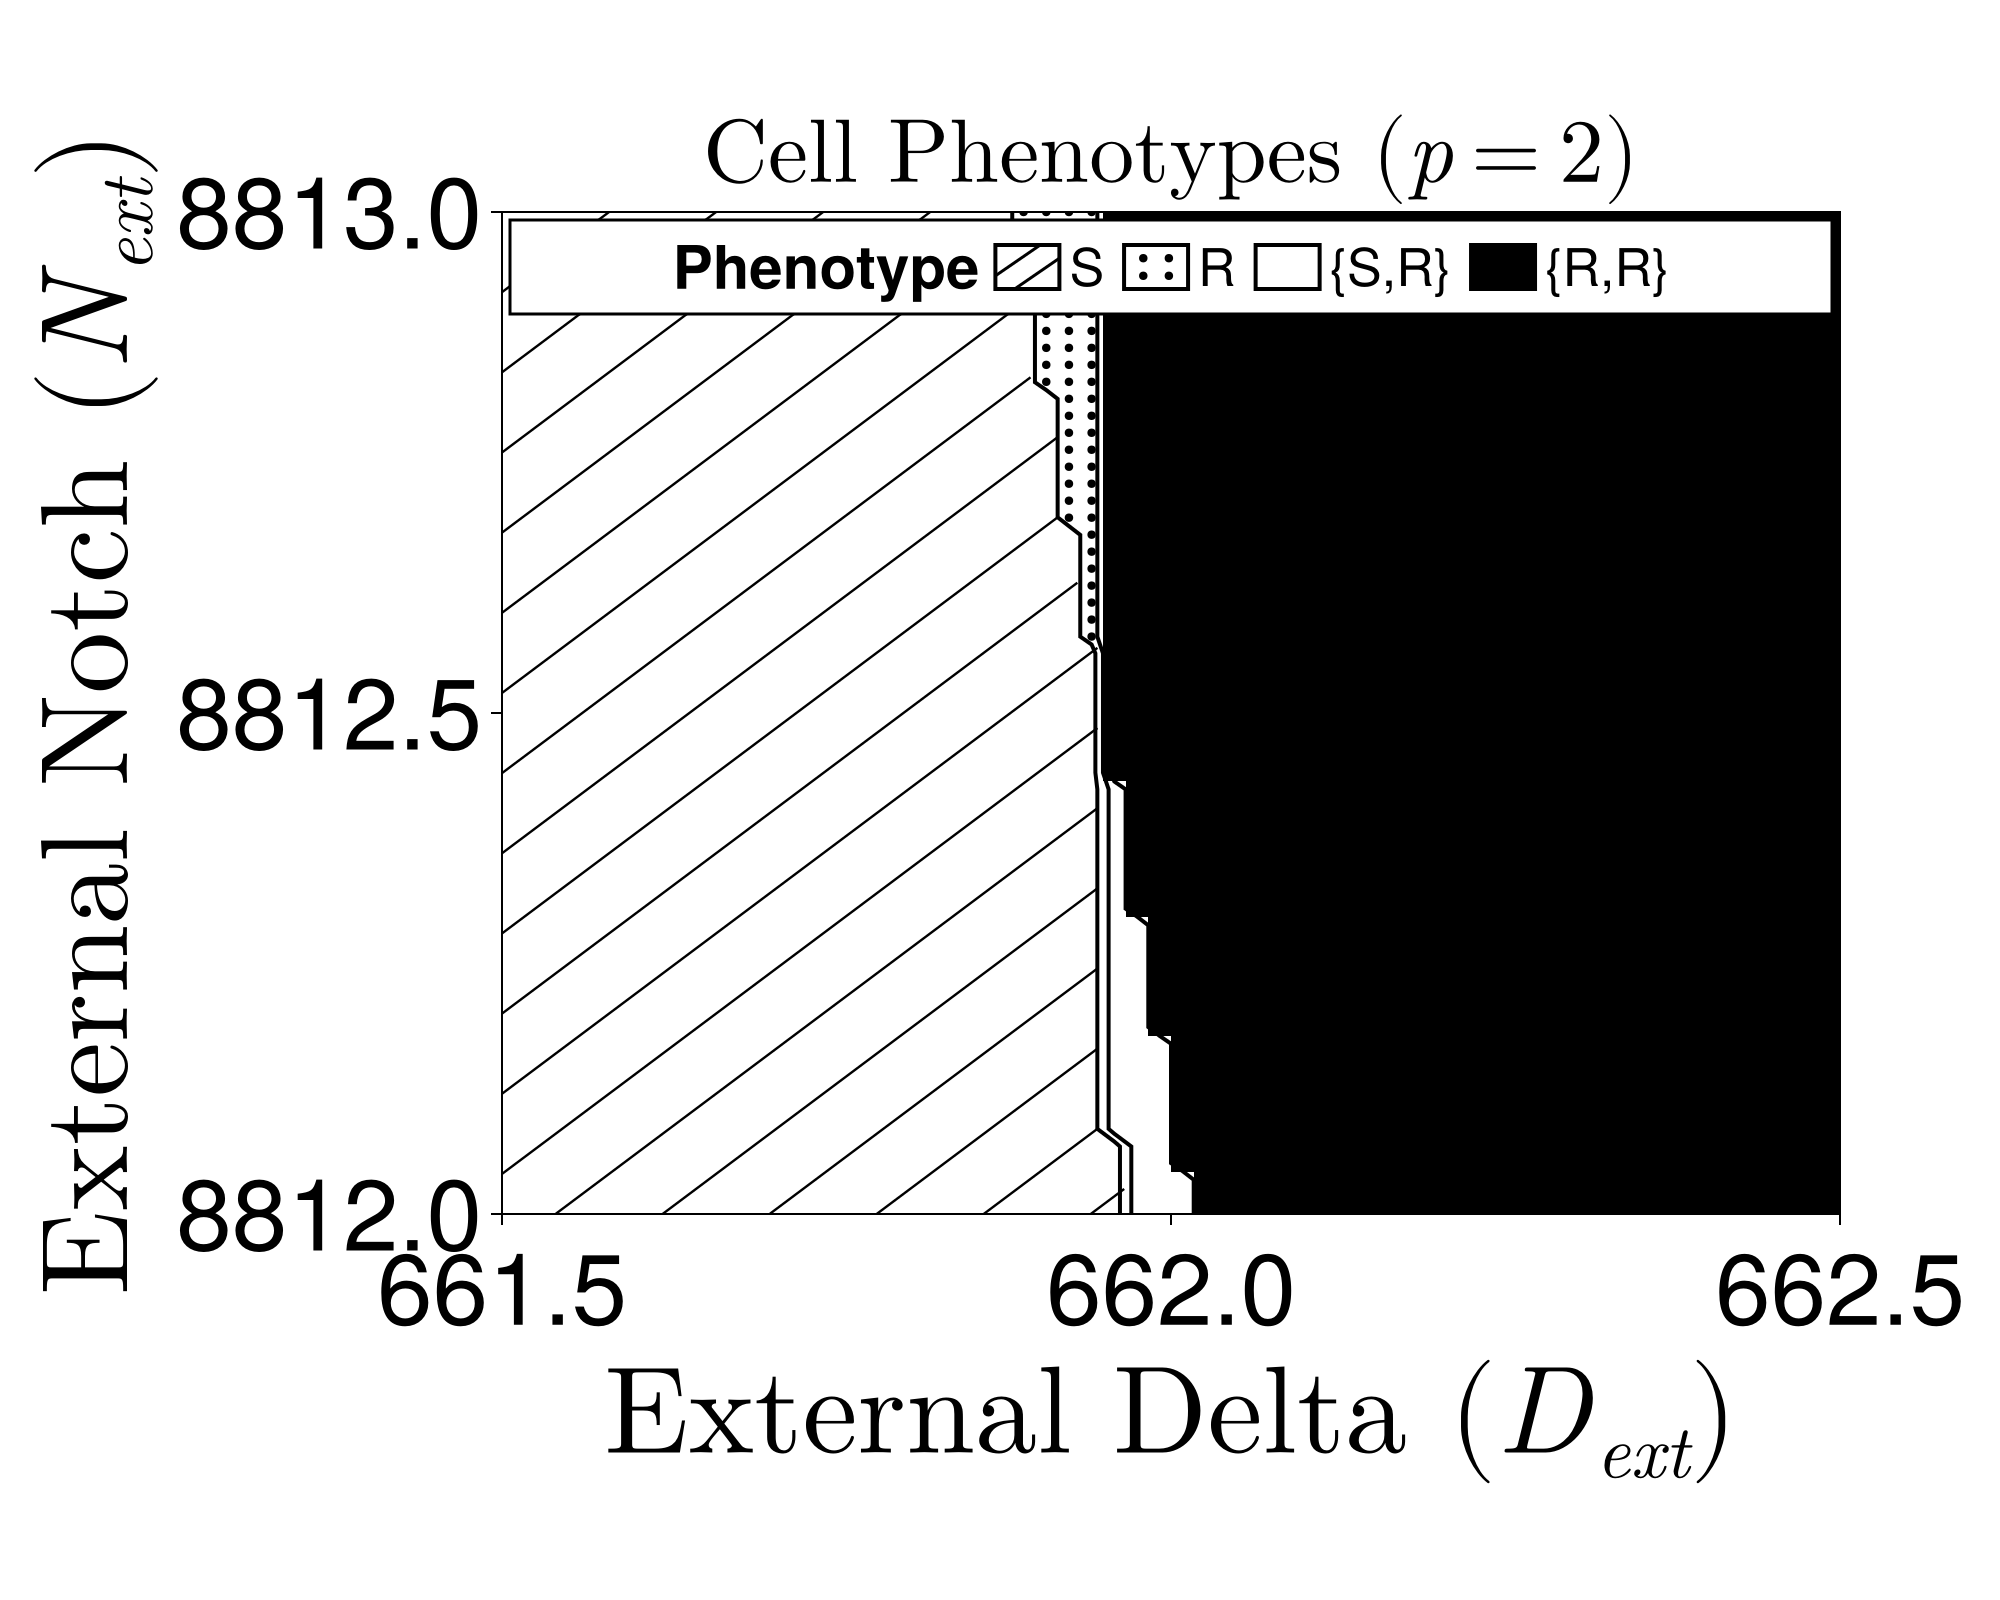

Julia code for this plot:
# Julia code for generating a BLACK-AND-WHITE zoom-in of the phenotype
# diagram near the quadruple point (p = 2) for the model in Boareto et al
# 2015 PNAS.
# Color-blind-safe rendering using patterns instead of color:
#
#   S       -> diagonal "/" hatch lines (continuous, broken at boundaries)
#   R       -> small filled dots
#   {S,R}   -> empty (pure white)
#   {R,R}   -> solid black fill
#   {S,S}   -> "X" marks  (very rare in this zoom; safety net)
#
# Yuxin Liang, Ling Xue, Kun Zhao, Xiaoming Zheng

using CairoMakie
using LaTeXStrings
using Roots
_t_start = time()   # --- start runtime timer ---

# --- 1. Parameters ---
const p = 2
const γ = 0.1
const γI = 0.5
const kC = 5e-4
const kT = 5e-5
const βN = 500.0
const βD = 1000.0
const I0 = 200.0

const N0, D0 = βN / γ, βD / γ
const K_const = (βN * kT) / (I0 * γI * γ)
const αd, αn = (kC * βD) / (γ^2), (kC * βN) / (γ^2)

# --- 2. Robust Classification ---
function get_phenotype(Dext::Float64, Next::Float64)
    bi = K_const * Dext
    bd = (kT * Dext / γ) + 1.0
    bn = (kT * Next / γ) + 1.0
    f(N) = (2.0 - (1.0/(1.0 + (bi*N)^p))) -
           (αd*N*( (1.0/(1.0 + (bi*N)^p)) / (αn*N + bn) ) + bd*N)
    roots = Float64[]
    test_range = range(1e-9, 2.1, length=300)
    for i in 1:(length(test_range)-1)
        try
            if f(test_range[i]) * f(test_range[i+1]) < 0
                push!(roots, find_zero(f, (test_range[i], test_range[i+1])))
            end
        catch; continue; end
    end
    stable_roots = length(roots) >= 3 ? [roots[1], roots[end]] :
                   (length(roots) > 0 ? [roots[1]] : Float64[])
    if isempty(stable_roots); return 0.0; end
    states = Symbol[]
    for nr in stable_roots
        H = 1.0 / (1.0 + (bi * nr)^p)
        dr = H / (αn * nr + bn)
        push!(states, (nr * N0 > dr * D0) ? :R : :S)
    end
    if length(states) == 1
        return states[1] == :S ? 0.0 : 1.0
    else
        if all(s -> s == :R, states); return 3.0
        elseif all(s -> s == :S, states); return 4.0
        else; return 2.0; end
    end
end

# --- 3. Compute classification grid (linear zoom near the quadruple point) ---
res = 60
d_min, d_max = 661.5, 662.5
n_min, n_max = 8812.0, 8813.0
d_vals = collect(range(d_min, d_max, length=res))
n_vals = collect(range(n_min, n_max, length=res))
grid_data = zeros(Float64, length(n_vals), length(d_vals))

println("Calculating...")
for i in 1:length(n_vals), j in 1:length(d_vals)
    grid_data[i, j] = get_phenotype(d_vals[j], n_vals[i])
end

# --- 4. Build the base layer: white everywhere, black for {R,R} ---
base_grid = ones(Float64, size(grid_data))
for k in eachindex(grid_data)
    if grid_data[k] == 3.0          # {R,R}
        base_grid[k] = 0.0
    end
end

# --- 5. Plotting ---
println("Plotting...")
begin
    fig = Figure(size = (1000, 800), fontsize = 30, figure_padding = (15, 80, 15, 15))
    gl = fig[1, 1] = GridLayout()

    ax = Axis(gl[1, 1],
              title = L"\text{Cell Phenotypes } (p=%$p)",
              titlesize = 45,
              xlabel = L"\text{External Delta } (D_{ext})",
              ylabel = L"\text{External Notch } (N_{ext})",
              xlabelsize = 62,
              ylabelsize = 62,
              xticklabelsize = 50,
              yticklabelsize = 50,
              xscale = identity,
              yscale = identity,
              aspect = 4/3)

    CairoMakie.xlims!(ax, d_min, d_max)
    CairoMakie.ylims!(ax, n_min, n_max)

    # Base layer: black for {R,R}, white for everything else
    CairoMakie.heatmap!(ax, d_vals, n_vals, base_grid',
        colormap = [:black, :white], colorrange = (0, 1),
        interpolate = false)

    # ---- Helper: region lookup in linear coords ----
    in_plot(d, n) = d_min <= d <= d_max && n_min <= n <= n_max
    function region_at(d, n)
        if !in_plot(d, n); return -1.0; end
        d_idx = clamp(round(Int,
            (d - d_min) / (d_max - d_min) * (res - 1) + 1), 1, res)
        n_idx = clamp(round(Int,
            (n - n_min) / (n_max - n_min) * (res - 1) + 1), 1, res)
        return grid_data[n_idx, d_idx]
    end

    # ---- Continuous diagonal hatch lines in the S region ----
    # In the linear (D, N) zoom (each axis spans 1 unit) we use
    # N = D + c with slope 1, evenly spaced and clipped to the S region.
    hatch_spacing = 0.08      # spacing between hatch lines, in plot units
    walk_step     = 0.005     # sampling step along each line, in plot units
    c_min = n_min - d_max
    c_max = n_max - d_min

    for c in c_min:hatch_spacing:c_max
        seg_d = Float64[]
        seg_n = Float64[]
        d = d_min
        while d <= d_max
            n = d + c
            if in_plot(d, n) && region_at(d, n) == 0.0
                push!(seg_d, d)
                push!(seg_n, n)
            else
                if length(seg_d) >= 2
                    lines!(ax, seg_d, seg_n; color = :black, linewidth = 1.2)
                end
                empty!(seg_d); empty!(seg_n)
            end
            d += walk_step
        end
        if length(seg_d) >= 2
            lines!(ax, seg_d, seg_n; color = :black, linewidth = 1.2)
        end
    end

    # ---- R and {S,S} regions: marker overlays at a coarse grid ----
    pattern_res_d = 60
    pattern_res_n = 60
    pattern_d = collect(range(d_min, d_max, length=pattern_res_d))
    pattern_n = collect(range(n_min, n_max, length=pattern_res_n))

    r_x, r_y   = Float64[], Float64[]
    ss_x, ss_y = Float64[], Float64[]

    for di in 1:length(pattern_d), ni in 1:length(pattern_n)
        v = region_at(pattern_d[di], pattern_n[ni])
        if     v == 1.0;  push!(r_x,  pattern_d[di]); push!(r_y,  pattern_n[ni])
        elseif v == 4.0;  push!(ss_x, pattern_d[di]); push!(ss_y, pattern_n[ni])
        end
    end

    if !isempty(r_x)
        scatter!(ax, r_x, r_y; marker = :circle, markersize = 6, color = :black)
    end
    if !isempty(ss_x)
        scatter!(ax, ss_x, ss_y; marker = 'X', markersize = 18, color = :black)
    end

    # ---- Region boundaries (solid black contour lines) ----
    CairoMakie.contour!(ax, d_vals, n_vals, grid_data';
        levels    = [0.5, 1.5, 2.5, 3.5],
        color     = :black,
        linewidth = 2.0)

    # ---- Legend (sidebar to the right of the plot) ----
    border_white = PolyElement(polycolor = :white,
                               polystrokecolor = :black, polystrokewidth = 2)
    border_black = PolyElement(polycolor = :black,
                               polystrokecolor = :black, polystrokewidth = 2)

    s_line_1 = LineElement(
                   points = Point2f[(0.0, 0.30), (0.70, 1.00)],
                   color  = :black, linewidth = 1.5)
    s_line_2 = LineElement(
                   points = Point2f[(0.30, 0.0), (1.00, 0.70)],
                   color  = :black, linewidth = 1.5)

    s_swatch  = [border_white, s_line_1, s_line_2]
    r_swatch  = [border_white,
                 MarkerElement(marker = :circle, markersize = 6, color = :black,
                               points = Point2f[(0.30, 0.30), (0.70, 0.30),
                                                (0.30, 0.70), (0.70, 0.70)])]
    sr_swatch = [border_white]
    rr_swatch = [border_black]
    
    Legend(fig,
        [s_swatch, r_swatch, sr_swatch, rr_swatch],
        ["S", "R", "{S,R}", "{R,R}"],
        "Phenotype";

        bbox          = ax.scene.viewport,
        halign        = :center,
        valign        = :top,

        width         = Relative(1.0),
        tellwidth     = false,

        orientation   = :horizontal,
        nbanks        = 1,
        titleposition = :left,

        patchsize     = (32, 22),
        labelsize     = 26,
        titlesize     = 30,
        colgap        = 10,
        margin        = (4, 4, 4, 4),

        framevisible  = true,
        framewidth    = 1.5,
        backgroundcolor = :white
    )

    display(fig)
    save("pheno_p2_special_BW.png", fig)
    println("Saved as pheno_p2_special_BW.png")
end

println("Running time: ", round(time() - _t_start, digits=2), " seconds")
